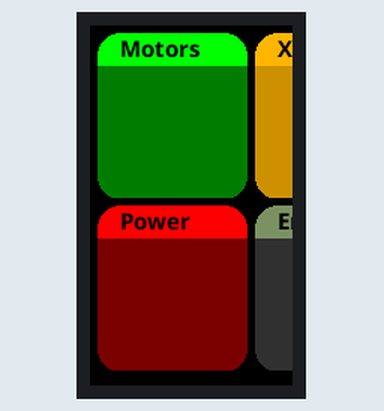
This program was run on a simulated ESP32. On the bench: 135×240 colour display.

Above: at 0.3 s.

The program:

main.cpp
```cpp
#include "Final_Frontier_28.h"

#include "NotoSans_Bold.h"
#include "NotoSansBold15.h"
#include "NotoSansBold36.h"

#include "NotoSansMonoSCB20.h"

// The font names are arrays references, thus must NOT be in quotes ""
#define AA_FONT_SMALL NotoSansBold15
#define AA_FONT_LARGE NotoSansBold36
#define AA_FONT_MONO  NotoSansMonoSCB20 // NotoSansMono-SemiCondensedBold 20pt

#include <TFT_eSPI.h>

TFT_eSPI tft = TFT_eSPI();  // Invoke library
TFT_eSprite spr = TFT_eSprite(&tft); // Sprite class needs to be invoked

void button(int x, int y, int num );

void setup() {
  Serial.begin(115200); // Used for messages

  tft.init();
  tft.setRotation(TFT_ROTATE);
  tft.fillScreen(TFT_YELLOW);

  spr.setColorDepth(16); // 16 bit colour needed to show antialiased fonts
}

void draw_tile(TFT_eSprite& spr, int32_t w, int32_t h, int32_t color_title, int32_t color_tile, const char * title)
{
  int32_t radius = 15;

  int32_t x = 0;
  int32_t y = 0;

  int32_t title_padding = radius / 2;

  spr.setTextColor(TFT_BLACK, color_title);

  spr.fillSmoothCircle(x + radius, y + radius, radius, color_title);

  spr.fillSmoothCircle(x + w - radius - 1, y + radius, radius, color_title);

  spr.fillRect(x + radius, y, w - radius * 2, radius, color_title);

  spr.fillRect(x, y + radius, w, title_padding, color_title);

  spr.drawString(title, radius, 4);

  spr.fillRect(x, y + radius + title_padding, w, h - radius * 2 - title_padding, color_tile);

  spr.fillSmoothCircle(x + radius, y + h - radius, radius, color_tile);

  spr.fillSmoothCircle(x + w - radius - 1, y + h - radius, radius, color_tile);

  spr.fillRect(x + radius, y + h - radius, w - radius * 2, radius, color_tile);
}

void draw_ui(TFT_eSprite& spr, int32_t x, int32_t y, int32_t w, int32_t h, int32_t color_title, int32_t color_tile, const char * title)
{
  spr.createSprite(w, h);

  draw_tile(spr, w, h, color_title, color_tile, title);

  spr.pushSprite(x, y);

  spr.deleteSprite();
}

void draw_gradient(TFT_eSprite& spr, int32_t x, int32_t y, int32_t w, int32_t h)
{
  spr.createSprite(w, h);

  for(auto i=0; i<255; i++)
  {
    spr.fillRect(i, 0, 2, 239, tft.color565(i,0,0));
  }

  spr.fillRect(10, 10, 4, 239, tft.color565(100,0,0));

  spr.pushSprite(0, 0);

  spr.deleteSprite();
}

void loop() {
  spr.loadFont(AA_FONT_SMALL);

  tft.fillScreen(TFT_BLACK);

  auto margin = 5;
  auto width = 100;
  auto height = 110;

  //draw_gradient(spr, 0, 0, 255, 240);

  draw_ui(spr, margin, margin, width, height, TFT_GREEN, TFT_DARKGREEN, "Motors");

  draw_ui(spr, margin, height + margin * 2, width, height, TFT_RED, TFT_MAROON, "Power");


  draw_ui(spr, width + margin * 2, margin, width, height, TFT_ORANGE, tft.color565(205, 145, 0), "Xbox");

  draw_ui(spr, width + margin * 2, height + margin * 2, width, height, tft.color565(125, 145, 100), tft.color565(50, 50, 50), "Encoder");


  draw_ui(spr, width * 2 + margin * 3, margin, width, height, TFT_MAGENTA, tft.color565(185, 0, 185), "Motors");

  draw_ui(spr, width * 2 + margin * 3, height + margin * 2, width, height, TFT_DARKGREY, tft.color565(70, 70, 70), "Power");

  delay(4000);

  return;

  int xpos = tft.width() / 2; // Half the screen width
  int ypos = 50;


  // >>>>>>>>>>>>>>>>>>>>>>>>>>>>>>>>>>>>>>>>>>>>>>>>>>>>>>>>>>>>>>>>>>>>>>>>>>>>>>>>>
  // Small font
  // >>>>>>>>>>>>>>>>>>>>>>>>>>>>>>>>>>>>>>>>>>>>>>>>>>>>>>>>>>>>>>>>>>>>>>>>>>>>>>>>>

  spr.loadFont(AA_FONT_SMALL); // Must load the font first into the sprite class

  spr.createSprite(100, 50);   // Create a sprite 100 pixels wide and 50 high

  spr.fillSprite(TFT_BLUE);

  spr.drawRect(0, 0, 100, 50, TFT_WHITE); // Draw sprite border outline (so we see extent)

  spr.setTextColor(TFT_YELLOW, TFT_DARKGREY); // Set the sprite font colour and the background colour

  spr.setTextDatum(MC_DATUM); // Middle Centre datum

  spr.drawString("15pt font", 50, 25 ); // Coords of middle of 100 x 50 Sprite

  spr.pushSprite(10, 10); // Push to TFT screen coord 10, 10

  spr.pushSprite(10, 70, TFT_BLUE); // Push to TFT screen, TFT_BLUE is transparent

  spr.unloadFont(); // Remove the font from sprite class to recover memory used

  delay(4000);

  // >>>>>>>>>>>>>>>>>>>>>>>>>>>>>>>>>>>>>>>>>>>>>>>>>>>>>>>>>>>>>>>>>>>>>>>>>>>>>>>>>
  // Large font
  // >>>>>>>>>>>>>>>>>>>>>>>>>>>>>>>>>>>>>>>>>>>>>>>>>>>>>>>>>>>>>>>>>>>>>>>>>>>>>>>>>

  tft.fillScreen(TFT_BLACK);

  // Beware: Sprites are a differerent "class" to TFT, so different fonts can be loaded
  // in the tft and sprite instances, so load the font in the class instance you use!
  // In this example this means the spr. instance.

  spr.loadFont(AA_FONT_LARGE); // Load another different font into the sprite instance

  // 100 x 50 sprite was created above and still exists...

  spr.fillSprite(TFT_GREEN);

  spr.setTextColor(TFT_BLACK, TFT_GREEN); // Set the font colour and the background colour

  spr.setTextDatum(MC_DATUM); // Middle Centre datum

  spr.drawString("Fits", 50, 25); // Make sure text fits in the Sprite!
  spr.pushSprite(10, 10);         // Push to TFT screen coord 10, 10

  spr.fillSprite(TFT_RED);
  spr.setTextColor(TFT_WHITE, TFT_RED); // Set the font colour and the background colour

  spr.drawString("Too big", 50, 25); // Text is too big to all fit in the Sprite!
  spr.pushSprite(10, 70);            // Push to TFT screen coord 10, 70

  // Draw changing numbers - no flicker using this plot method!

  // >>>> Note: it is best to use drawNumber() and drawFloat() for numeric values <<<<
  // >>>> this reduces digit position movement when the value changes             <<<<
  // >>>> drawNumber() and drawFloat() functions behave like drawString() and are <<<<
  // >>>> supported by setTextDatum() and setTextPadding()                        <<<<

  spr.setTextDatum(TC_DATUM); // Top Centre datum

  spr.setTextColor(TFT_WHITE, TFT_BLUE); // Set the font colour and the background colour

  for (int i = 0; i <= 200; i++) {
    spr.fillSprite(TFT_BLUE);
    spr.drawFloat(i / 100.0, 2, 50, 10); // draw with 2 decimal places at 50,10 in sprite
    spr.pushSprite(10, 130); // Push to TFT screen coord 10, 130
    delay (20);
  }

  spr.unloadFont(); // Remove the font to recover memory used

  spr.deleteSprite(); // Recover memory

  delay(1000);

  // >>>>>>>>>>>>>>>>>>>>>>>>>>>>>>>>>>>>>>>>>>>>>>>>>>>>>>>>>>>>>>>>>>>>>>>>>>>>>>>>>
  // Mono spaced font
  // >>>>>>>>>>>>>>>>>>>>>>>>>>>>>>>>>>>>>>>>>>>>>>>>>>>>>>>>>>>>>>>>>>>>>>>>>>>>>>>>>

  spr.loadFont(AA_FONT_MONO); // Mono spaced fonts have fixed inter-character gaps to
                              // aid formatting
  int bnum = 1;

  // Example of drawing buttons
  for (int j = 0; j < 4; j++)
  {
    for (int k = 0; k < 4; k++)
    {
      int x = 120 + k * 45;
      int y = 40  + j * 30;
      button(x, y, bnum++);
    }
  }

  for (int i = 0; i < 100; i++)
  {
    button(120, 160, i);
    delay(50);
  }

  spr.unloadFont();

  delay(8000);
}


// #########################################################################
// Draw a number in a rounded rectangle with some transparent pixels
// Load the font before calling
// #########################################################################
void button(int x, int y, int num )
{

  // Size of sprite
  #define IWIDTH  40
  #define IHEIGHT 25

  // Create a 16 bit sprite 40 pixels wide, 25 high (2000 bytes of RAM needed)
  spr.setColorDepth(16);
  spr.createSprite(IWIDTH, IHEIGHT);

  // Fill it with black (this will be the transparent colour this time)
  spr.fillSprite(TFT_BLACK);

  // Draw a background for the numbers
  spr.fillRoundRect(  0, 0,  IWIDTH, IHEIGHT, 8, TFT_RED);
  spr.drawRoundRect(  0, 0,  IWIDTH, IHEIGHT, 8, TFT_WHITE);

  // Set the font parameters

  // Set text coordinate datum to middle centre
  spr.setTextDatum(MC_DATUM);

  // Set the font colour and the background colour
  spr.setTextColor(TFT_WHITE, TFT_RED);

  // Draw the number
  spr.drawNumber(num, IWIDTH/2, 1 + IHEIGHT/2);

  // Push sprite to TFT screen CGRAM at coordinate x,y (top left corner)
  // All black pixels will not be drawn hence will show as "transparent"
  spr.pushSprite(x, y, TFT_BLACK);

  // Delete sprite to free up the RAM
  spr.deleteSprite();
}
```

Source omitted: Frontier_28.h (data table, 153793 bytes), toSansBold15.h (data table, 65730 bytes), oSansBold36.h (data table, 268237 bytes), ansMonoSCB20.h (data table, 93721 bytes), otoSans_Bold.h (data table, 71991 bytes)

Measured:
- what the display in image 0 shows lasts 4.1 s, from 0.3 s to 4.4 s
